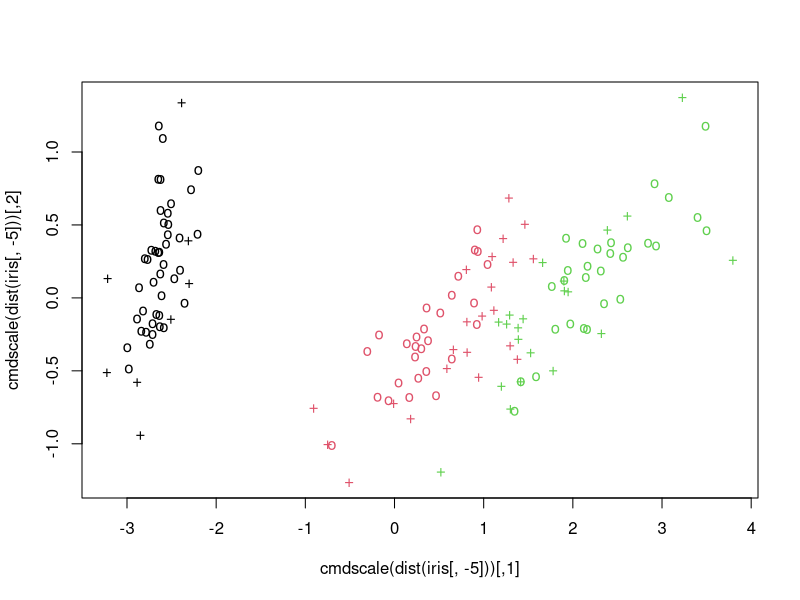
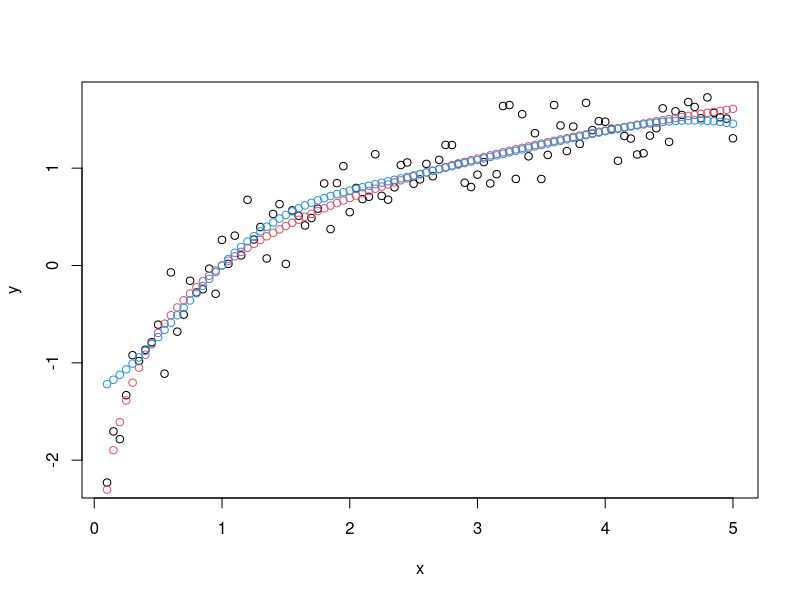
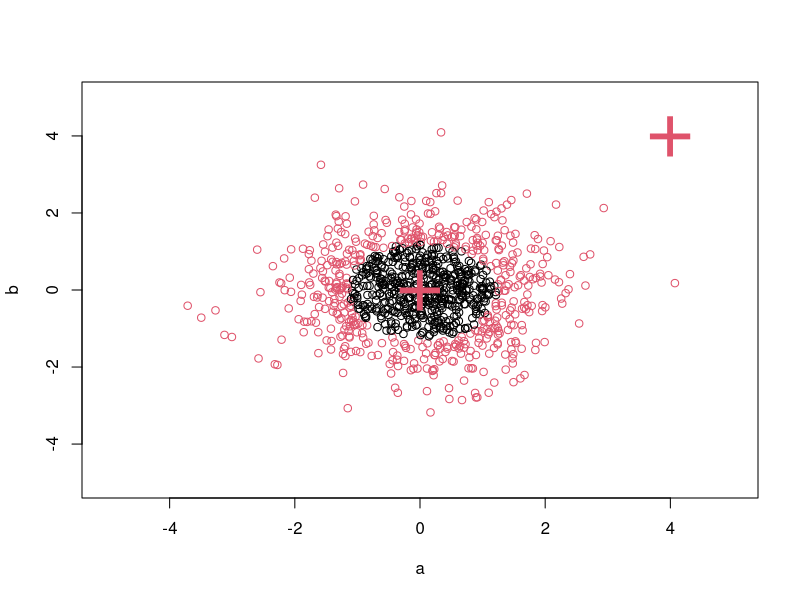

The R script that drew these images, in order: (Note: this script raises an error after producing the figures.)
library(e1071)
data(iris)
attach(iris)

## classification mode
# default with factor response:
model <- svm(Species ~ ., data = iris)

# alternatively the traditional interface:
x <- subset(iris, select = -Species)
y <- Species
model <- svm(x, y,probability=TRUE) 

print(model)
summary(model)

# test with train data
pred <- predict(model, x)
# (same as:)
pred <- fitted(model)

# Check accuracy:
table(pred, y)

# compute decision values and probabilities:
pred <- predict(model, x, probability=TRUE)
attr(pred, "probabilities")[1:4,]
y[1:4]
# visualize (classes by color, SV by crosses):
plot(cmdscale(dist(iris[,-5])),
     col = as.integer(iris[,5]),
     pch = c("o","+")[1:150 %in% model$index + 1])

## try regression mode on two dimensions

# create data
x <- seq(0.1, 5, by = 0.05)
y <- log(x) + rnorm(x, sd = 0.2)

# estimate model and predict input values
m   <- svm(x, y)
new <- predict(m, x)

# visualize
plot(x, y)
points(x, log(x), col = 2)
points(x, new, col = 4)

## density-estimation

# create 2-dim. normal with rho=0:
X <- data.frame(a = rnorm(1000), b = rnorm(1000))
attach(X)

# traditional way:
m <- svm(X, gamma = 0.1)

# formula interface:
m <- svm(~., data = X, gamma = 0.1)
# or:
m <- svm(~ a + b, gamma = 0.1)

# test:
newdata <- data.frame(a = c(0, 4), b = c(0, 4))
predict (m, newdata)

# visualize:
plot(X, col = 1:1000 %in% m$index + 1, xlim = c(-5,5), ylim=c(-5,5))
points(newdata, pch = "+", col = 2, cex = 5)

# weights: (example not particularly sensible)
i2 <- iris
levels(i2$Species)[3] <- "versicolor"
summary(i2$Species)
wts <- 100 / table(i2$Species)
wts
m <- svm(Species ~ ., data = i2, class.weights = wts)



#######################
#Parameter
######################
#Change the parameters--Cost
model <- svm(Species ~ ., data = iris,cost=1)
# test with train data
pred <- predict(model, x)
pred <- fitted(model)
# Check accuracy:
table(pred, y)

#Change the parameters--gamma 
default = 1/ncol(iris[,-5])
model <- svm(Species ~ ., data = iris,gamma=0.25)
# test with train data
pred <- predict(model, x)
pred <- fitted(model)
# Check accuracy:
table(pred, y)

